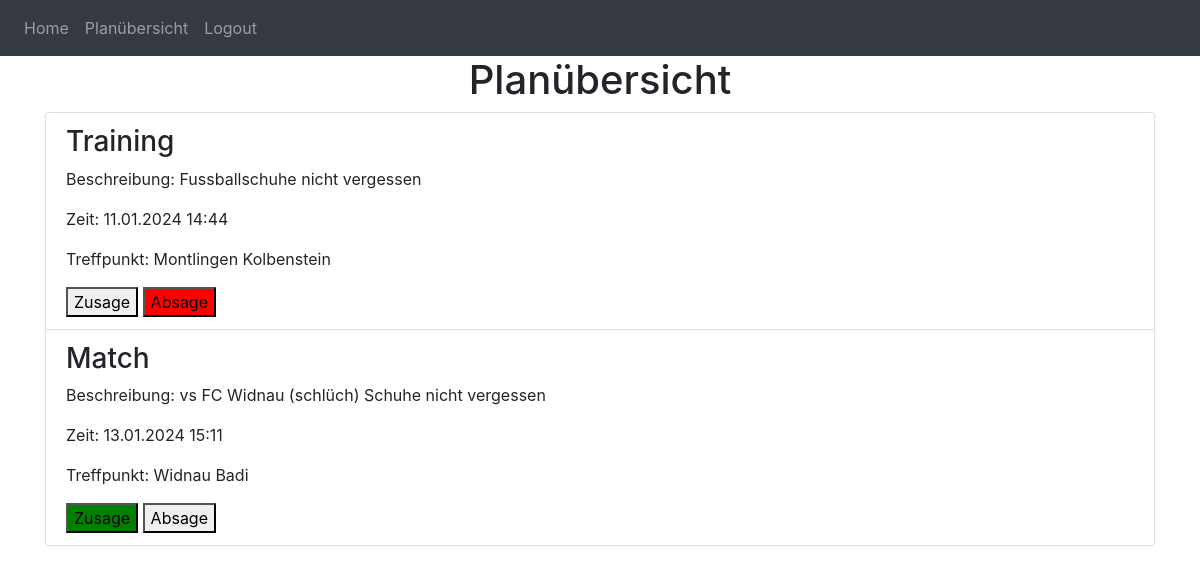
/uebersicht (signed in), run on the app's committed database.
### website/models.py (models this page shows)
class Event(db.Model):
    id = db.Column(db.Integer, primary_key=True)
    location = db.Column(db.String(100))  # Ortschaft des Trainings/Spiels
    description = db.Column(db.String(255))
    event_type = db.Column(db.String(50))  # 'Training' oder 'Match'
    event_time = db.Column(db.DateTime(timezone=True), default=func.now())  # Zeitpunkt des Trainings/Spiels
    user_id = db.Column(db.Integer, db.ForeignKey('user.id'))  # ID des Trainers oder Erstellers
    zusagen = db.relationship('Zusage', back_populates='event')

### website/views.py (the view)
@views.route('/uebersicht')
@login_required
def uebersicht():
    events = current_user.events
    return render_template("events.html", events=events)

### website/__init__.py (called while the page is built)
def create_app():
    app = Flask(__name__)
    app.config['SECRET_KEY'] = 'password'
    app.config['SQLALCHEMY_DATABASE_URI'] = f'sqlite:///{DB_NAME}'
    db.init_app(app)
    from .views import views
    from .auth import auth
    app.register_blueprint(views, url_prefix='/')
    app.register_blueprint(auth, url_prefix='/')
    from .models import User, Event
    with app.app_context():
        db.create_all()
    login_manager = LoginManager()
    login_manager.login_view = 'auth.login'
    login_manager.init_app(app)
    @login_manager.user_loader
    def load_user(id):
        return User.query.get(int(id)) #er weiss, er muss nach der ID des Users schauen
    return app

### website/templates/events.html (shortened to what this page needs)
{% extends "base.html" %}
{% block content %}
<h1 align="center">Planübersicht</h1>
<ul class="list-group">
    {% for event in events %}
    <li class="list-group-item">
        <h3>{{ event.event_type }}</h3>
        <p>Beschreibung: {{ event.description }}</p>
        <p>Zeit: {{ event.event_time.strftime('%d.%m.%Y %H:%M') }}</p>
        <p>Treffpunkt: {{ event.location }}</p>
        {% set green_class = '' %}
        {% set red_class = '' %}
        {% if event.zusagen | length >0 %}
            {% if event.zusagen[0].status == "zusage"%}
              {% set green_class = "green" %}
            {% else %}
              {% set red_class = "red" %}
            {% endif %}
        {% endif %}
        <button onclick="sendResponse('{{ event.id }}', 'zusage')" class="{{green_class}}">Zusage</button>
        <button onclick="sendResponse('{{ event.id }}', 'absage')" class="{{red_class}}">Absage</button>
    </li>
    {% endfor %}
</ul>
{% endblock %}

### website/templates/base.html (shortened to what this page needs)
<!DOCTYPE html>
<main>
<head>
    <link
    rel="stylesheet"
    href="https://stackpath.bootstrapcdn.com/bootstrap/4.4.1/css/bootstrap.min.css"
  />
  <link
    rel="stylesheet"
    href="https://stackpath.bootstrapcdn.com/font-awesome/4.7.0/css/font-awesome.min.css"
  />
<link rel="stylesheet" href="{{url_for('static', filename='styles.css')}}">
</head>
<body>
    <nav class="navbar navbar-expand-lg navbar-dark bg-dark">
        <div class="collapse navbar-collapse" id="navbar">
          <div class="navbar-nav">
            {% if current_user.is_authenticated %}
            <a class="nav-item nav-link" id="home" href="/">Home</a>
            <a class="nav-item nav-link" id="uebersicht" href="{{ url_for('views.uebersicht') }}">Planübersicht</a>
            <a class="nav-item nav-link" id="logout" href="/logout">Logout</a>
            {% else %}
            <a class="nav-item nav-link" id="login" href="/login">Login</a>
            <a class="nav-item nav-link" id="signUp" href="/sign-up">Sign Up</a>
            {% endif %}
          </div>
        </div>
      </nav>
      <div class="container">{% block content %} {% endblock %}</div>
    </body>
</html>

### website/static/styles.css (style rules this page uses)
.green { background-color: green; }
.red { background-color: red; }

### data on the page
Event: event_type "Training", description "Fussballschuhe nicht vergessen", event_time "11.01.2024 14:44", location "Montlingen Kolbenstein"
Event: event_type "Match", description "vs FC Widnau (schlüch) Schuhe nicht vergessen", event_time "13.01.2024 15:11", location "Widnau Badi"
